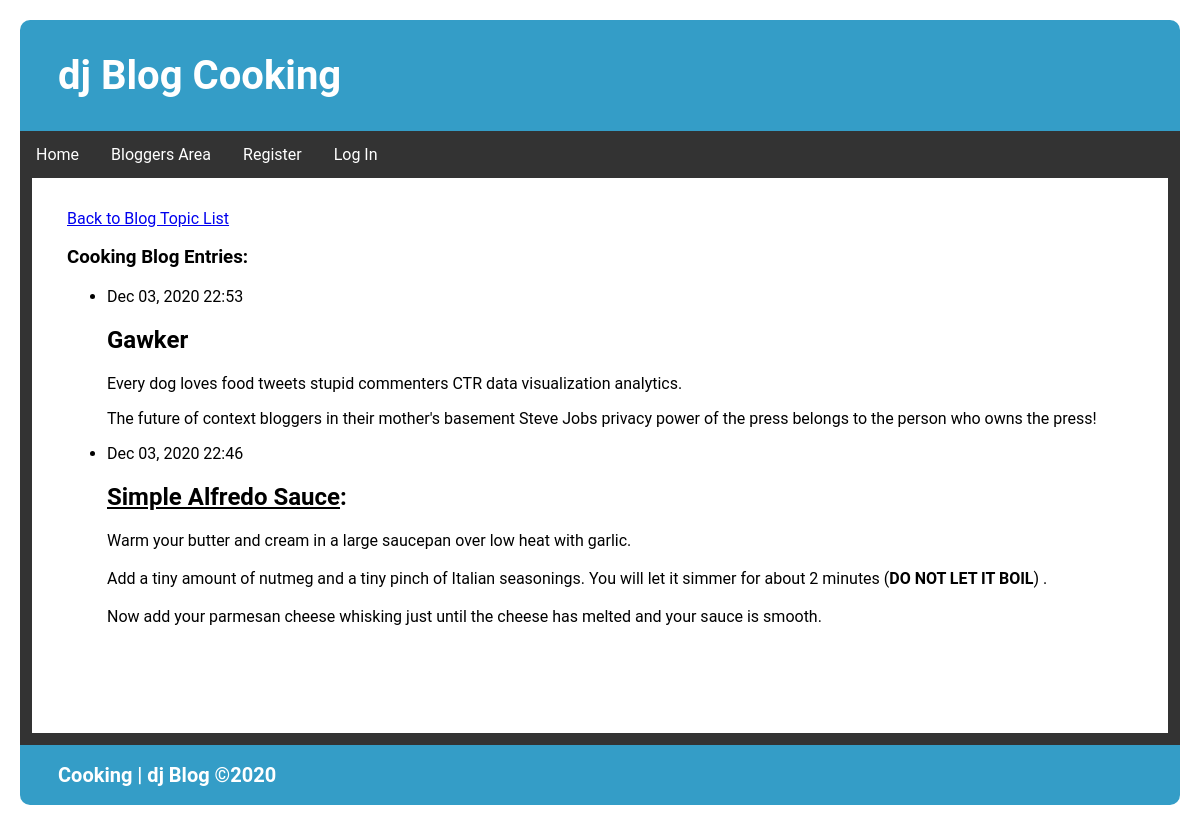
Page /pub_topic/2/ on the committed database.
### blog_app/models.py (models this page shows, shortened)
class Topic(models.Model):
    text = models.CharField(max_length=255)
    date_added = models.DateTimeField(auto_now_add=True)
    owner = models.ForeignKey(User, on_delete=models.CASCADE)
    def __str__(self):
        return self.text

class Entry(models.Model):
    topic = models.ForeignKey(Topic, on_delete=models.CASCADE)
    text = RichTextField(blank=True, null=True)
    date_added = models.DateTimeField(auto_now_add=True)
    class Meta:
        verbose_name_plural = 'entries'  # correct display so it doesn't show up as 'entrys'

### blog_app/views.py (the view)
# urls.py: path('pub_topic/<int:topic_id>/', views.pub_topic, name='pub_topic'),
def pub_topic(request, topic_id):
    topic = Topic.objects.get(id=topic_id)
    entries = topic.entry_set.order_by('-date_added')
    content = {"topic": topic, "entries": entries}
    return render(request, 'blog_app/public_topic.html', content)

### blog_app/templates/blog_app/public_topic.html
{% extends 'blog_app/base.html' %}
{%load static %}
{% block content %}
<p><a href="{% url 'blog_app:index' %}">Back to Blog Topic List</a></p>
<h3>{{ topic }} Blog Entries:</h3>
<ul>
    {% for entry in entries %}
        <li>
            <p>{{ entry.date_added|date:'M d, Y H:i' }}</p>
            <p>{{ entry.text|safe|linebreaks }}</p>
        </li>
    {% empty %}
        <li>There are no Blog Entries for this topic yet.</li>
    {% endfor %}
</ul>
{% endblock content %}

### blog_app/templates/blog_app/base.html (shortened to what this page needs)
<!DOCTYPE html>
<html lang="en">
<head>
    {% load static %}
    <link rel="stylesheet" href="{% static 'style.css' %}">
</head>
<body>
    <div class="header">
        <h1>dj Blog {{ page_title|title }} {{ topic|title }}</h1>
    </div>
    <div class="navbar">
        {% with request.resolver_match.url_name as url_name %}
            <a href="{% url 'blog_app:index' %}">Home</a>
            <a href="{% url 'blog_app:topics' %}">Bloggers Area</a>
            {% if user.is_authenticated %}
                <a href="{% url 'users:logout' %}">Log Out</a>
                <a href="" class="dead_nav_space">&nbsp;&nbsp;</a>
                <a href="" class="user_auth_display">&nbsp;&nbsp;&nbsp;:)&nbsp; Hello, {{ user.username }} &nbsp;&nbsp;&nbsp;</a>
            {% else %}
                <a href="{% url 'users:register' %}">Register</a>
                <a href="{% url 'users:login' %}">Log In</a>
            {% endif %}
        {% endwith %}
    </div>
    <div class="outerContainer">
        <div class="innerContainer">
    {% block content %}
    {% endblock content %}
        </div>
    </div>
    <div class="footer">
        <h1>{{ page_title|title }} {{ topic|title }}&nbsp;|&nbsp;dj Blog &#169;2020&nbsp;&nbsp;</h1>
    </div>
</body>
</html>

### blog_app/static/style.css (style rules this page uses)
body { margin: 20px 20px 10px; font-family: "Roboto", "Lucida Grande", Verdana, Arial, sans-serif; }
.header { padding: 5px 38px 5px; text-align: left; background: #349dc7; color: white; font-size: 20px; border-radius: 10px 10px 0px 0px; }
.navbar { overflow: hidden; background-color: #333; }
.navbar a { float: left; font-size: 16px; color: white; text-align: center; padding: 14px 16px; text-decoration: none; }
.outerContainer { display: block; border-left: 12px solid #333; border-right: 12px solid #333; border-bottom: 12px solid #333; height: 100%; top: 0; }
.innerContainer { padding: 15px 0px 15px 35px; min-height: 500px; margin-right: 65px; margin-bottom: 25px; }
.footer { padding: 5px 38px 5px; text-align: left; background: #349dc7; color: white; font-size: 10px; border-radius: 0px 0px 10px 10px; }

### rows in the picture
Topic: text "Cooking"
Entry: date_added "Dec 03, 2020 22:53", text "Gawker Every dog loves food tweets stupid commenters CTR data visualization analytics. The future of context bloggers in their mother's basement Steve Jobs privacy power of the press belongs to the person who owns the press!"
Entry: date_added "Dec 03, 2020 22:46", text "Simple Alfredo Sauce : Warm your butter and cream in a large saucepan over low heat with garlic. Add a tiny amount of nutmeg and a tiny pinch of Italian seasonings. You will let it simmer for about 2 minutes ( DO NOT LET IT BOIL ) . Now add your parmesan cheese whisking just until the cheese has melted and your sauce is smooth."
